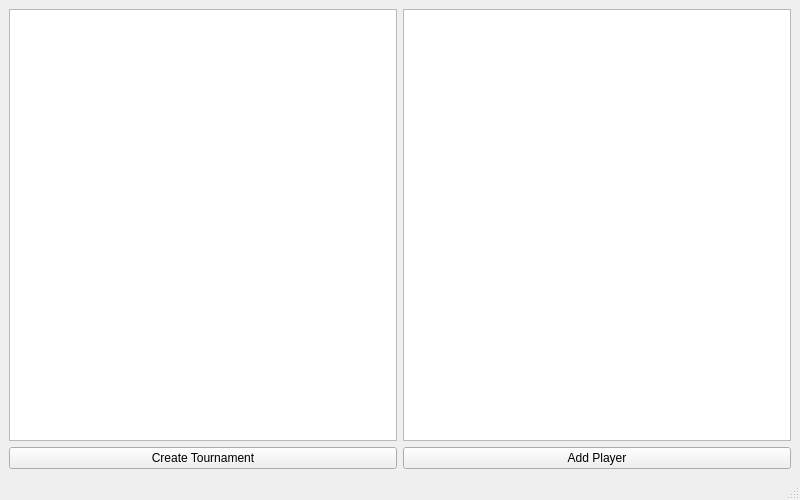
<?xml version="1.0" encoding="UTF-8"?>
<ui version="4.0">
 <class>MainWindow</class>
 <widget class="QMainWindow" name="MainWindow">
  <property name="geometry">
   <rect>
    <x>0</x>
    <y>0</y>
    <width>800</width>
    <height>500</height>
   </rect>
  </property>
  <property name="windowTitle">
   <string>PokerTurney</string>
  </property>
  <widget class="QWidget" name="centralwidget">
   <layout class="QVBoxLayout" name="verticalLayout">
    <item>
     <layout class="QHBoxLayout" name="horizontalLayout">
      <item>
       <widget class="QListWidget" name="tournamentList">
        <property name="minimumWidth">
         <number>200</number>
        </property>
       </widget>
      </item>
      <item>
       <widget class="QListWidget" name="playerList"/>
      </item>
     </layout>
    </item>
    <item>
     <layout class="QHBoxLayout" name="buttonLayout">
      <item>
       <widget class="QPushButton" name="createTournamentButton">
        <property name="text">
         <string>Create Tournament</string>
        </property>
       </widget>
      </item>
      <item>
       <widget class="QPushButton" name="addPlayerButton">
        <property name="text">
         <string>Add Player</string>
        </property>
       </widget>
      </item>
     </layout>
    </item>
   </layout>
  </widget>
  <widget class="QMenuBar" name="menubar"/>
  <widget class="QStatusBar" name="statusbar"/>
 </widget>
 <resources/>
 <connections/>
</ui>
